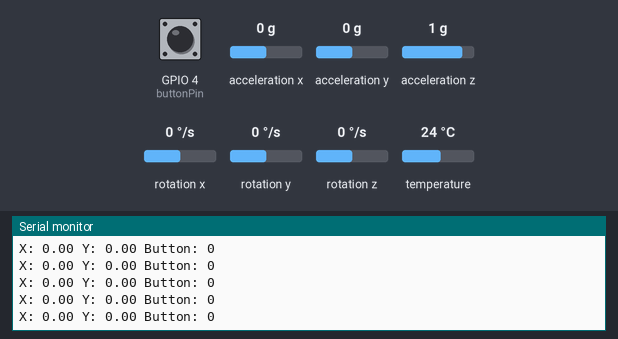
A sketch run on a simulated ESP32. Parts: the last lines printed to the serial monitor. Inputs (shaded band) come from the test bench; at power-on: acceleration x 0 g, GPIO 4 (buttonPin) HIGH, acceleration y 0 g, rotation x 0 °/s, rotation y 0 °/s, acceleration z 1 g, rotation z 0 °/s, temperature 24 °C. WiFi joins after 1.5 s; servers stay silent unless stated.

Above: at 2.7 s.
2.8 s: acceleration x set to -1.4 g
At 2.85 s:
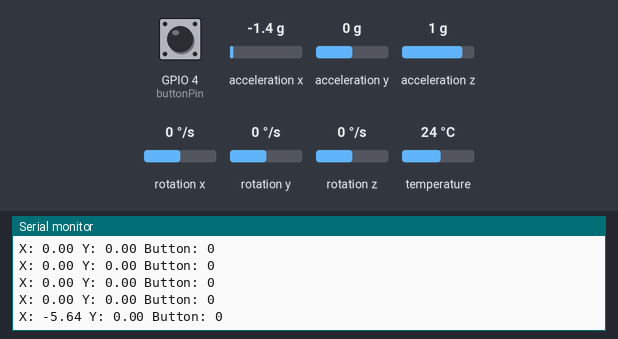
4.3 s: GPIO 4 (buttonPin) pulled LOW for 0.15 s
At 4.39 s:
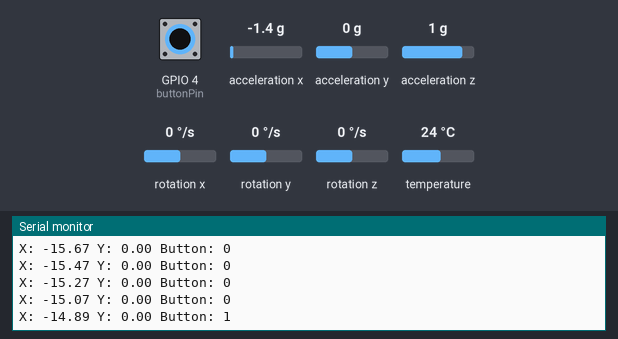
5.9 s: acceleration y set to -1.4 g
At 5.94 s:
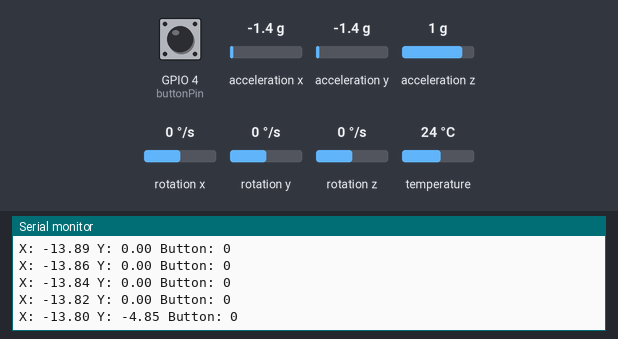
7.4 s: GPIO 4 (buttonPin) pulled LOW for 1 s
At 7.48 s:
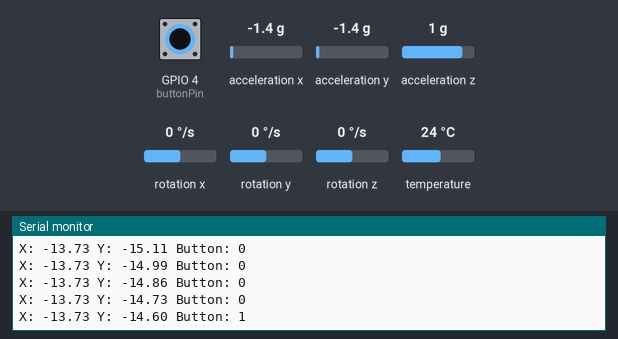
9.9 s: rotation x set to -192 °/s
At 9.95 s:
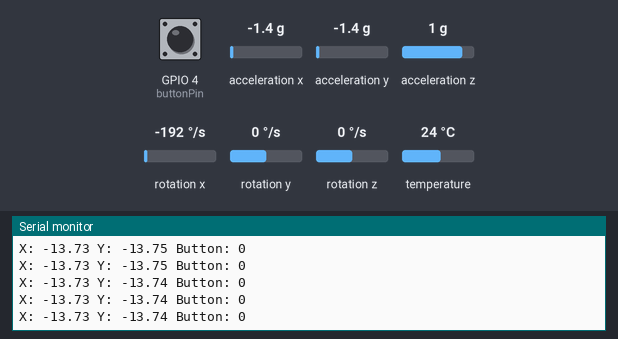
11.4 s: rotation y set to -192 °/s
At 11.4 s:
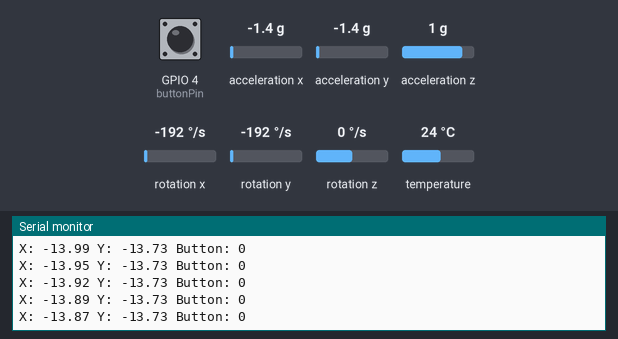
Timing chart, 0 to 13.9 s (numbered marks = the images above; inputs shaded):
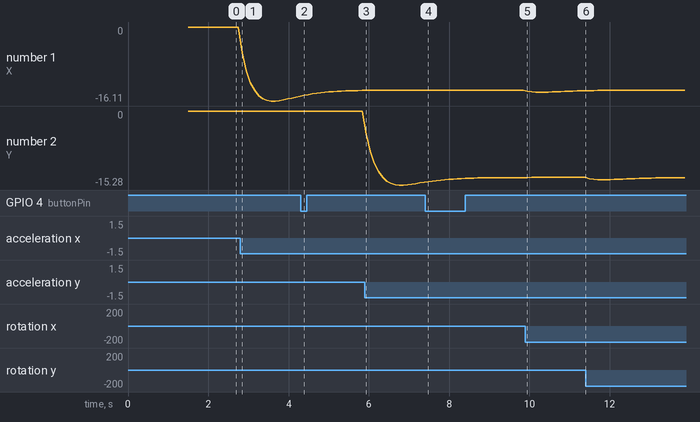

The sketch:

sketch_sep19d.ino
```cpp
#include <WiFi.h>
#include <WiFiUdp.h>
#include <Wire.h>
#include <Adafruit_MPU6050.h>
#include <Adafruit_Sensor.h>

// 🔹 WiFi credentials
const char* ssid = "OPPO Reno14";
const char* password = "12345678";

// 🔹 ESP32-B IP and port
const char* ESP32B_IP = "10.54.192.108";  // Replace with ESP32-B IP
const int ESP32B_PORT = 4210;

WiFiUDP udp;
Adafruit_MPU6050 mpu;

// === 🔹 Button Pin ===
const int buttonPin = 4;  // choose any free GPIO pin, e.g. GPIO4
bool lastButtonState = HIGH;  // store last state

// Kalman filter variables
float x_angle = 0, y_angle = 0;
float x_bias = 0, y_bias = 0;
float P[2][2] = { { 1, 0 }, { 0, 1 } };

// 🔹 Kalman filter tuning parameters
float q_angle = 0.01;
float q_bias = 0.01;
float r_measure = 0.01;

// === 🔹 Kalman filter function ===
float kalmanFilter(float newAngle, float newRate, float dt, float &angle, float &bias) {
  float rate = newRate - bias;
  angle += dt * rate;

  // Update estimation error covariance
  P[0][0] += dt * (dt * P[1][1] - P[0][1] - P[1][0] + q_angle);
  P[0][1] -= dt * P[1][1];
  P[1][0] -= dt * P[1][1];
  P[1][1] += q_bias * dt;

  // Compute Kalman gain
  float S = P[0][0] + r_measure;
  float K[2] = { P[0][0] / S, P[1][0] / S };

  // Update estimates with measurement
  float y = newAngle - angle;
  angle += K[0] * y;
  bias  += K[1] * y;

  // Update error covariance matrix
  P[0][0] -= K[0] * P[0][0];
  P[0][1] -= K[0] * P[0][1];
  P[1][0] -= K[1] * P[0][0];
  P[1][1] -= K[1] * P[0][1];

  return angle;
}

void setup() {
  Serial.begin(115200);
  Wire.begin();

  // Init MPU6050
  if (!mpu.begin()) {
    Serial.println("MPU6050 not found!");
    while (1) delay(10);
  }
  Serial.println("MPU6050 ready");

  mpu.setAccelerometerRange(MPU6050_RANGE_8_G);
  mpu.setGyroRange(MPU6050_RANGE_500_DEG);
  mpu.setFilterBandwidth(MPU6050_BAND_10_HZ);

  // WiFi connect
  WiFi.begin(ssid, password);
  Serial.print("Connecting to WiFi");
  while (WiFi.status() != WL_CONNECTED) {
    delay(500);
    Serial.print(".");
  }
  Serial.println("\nWiFi connected");
  Serial.print("ESP32-A IP: ");
  Serial.println(WiFi.localIP());

  // Button setup
  pinMode(buttonPin, INPUT_PULLUP); // button between pin and GND
}

void loop() {
  static unsigned long prevTime = millis();
  float dt = (millis() - prevTime) / 1000.0;
  prevTime = millis();

  sensors_event_t a, g, temp;
  mpu.getEvent(&a, &g, &temp);

  // Apply Kalman filter
  float filteredX = kalmanFilter(a.acceleration.x, g.gyro.x, dt, x_angle, x_bias);
  float filteredY = kalmanFilter(a.acceleration.y, g.gyro.y, dt, y_angle, y_bias);

  // === 🔹 Button reading ===
  int buttonState = digitalRead(buttonPin);
  int buttonMsg = (buttonState == LOW) ? 1 : 0;

  // Debug output
  Serial.print("X: "); Serial.print(filteredX, 2);
  Serial.print(" Y: "); Serial.print(filteredY, 2);
  Serial.print(" Button: "); Serial.println(buttonMsg);

  // Combine MPU data and button state
  char buffer[100];
  snprintf(buffer, sizeof(buffer), "%.2f,%.2f,%d", filteredX, filteredY, buttonMsg);

  // Send packet to ESP32-B
  udp.beginPacket(ESP32B_IP, ESP32B_PORT);
  udp.print(buffer);
  udp.endPacket();

  delay(100); // adjust responsiveness
}
```

Measured:
- after the input at 2.8 s, the serial monitor: prints a new line at once (image 1)
- after the input at 4.3 s, the serial monitor: prints a new line after 0.09 s (image 2)
- after the input at 5.9 s, the serial monitor: prints a new line at once (image 3)
- after the input at 7.4 s, the serial monitor: prints a new line after 0.08 s (image 4)
- plotted number 1: 0 → -15.07 after the input at 2.8 s, -13.73 → -13.87 after the input at 9.9 s
